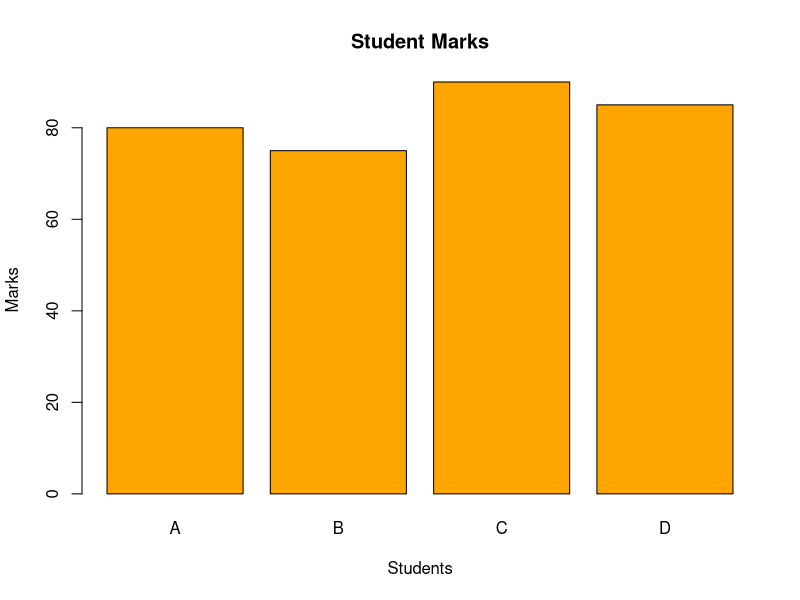

Generate this figure with R:
marks <- c(80, 75, 90, 85)
students <- c("A", "B", "C", "D")

barplot(marks,
        names.arg = students,
        main = "Student Marks",
        xlab = "Students",
        ylab = "Marks",
        col = "orange")
